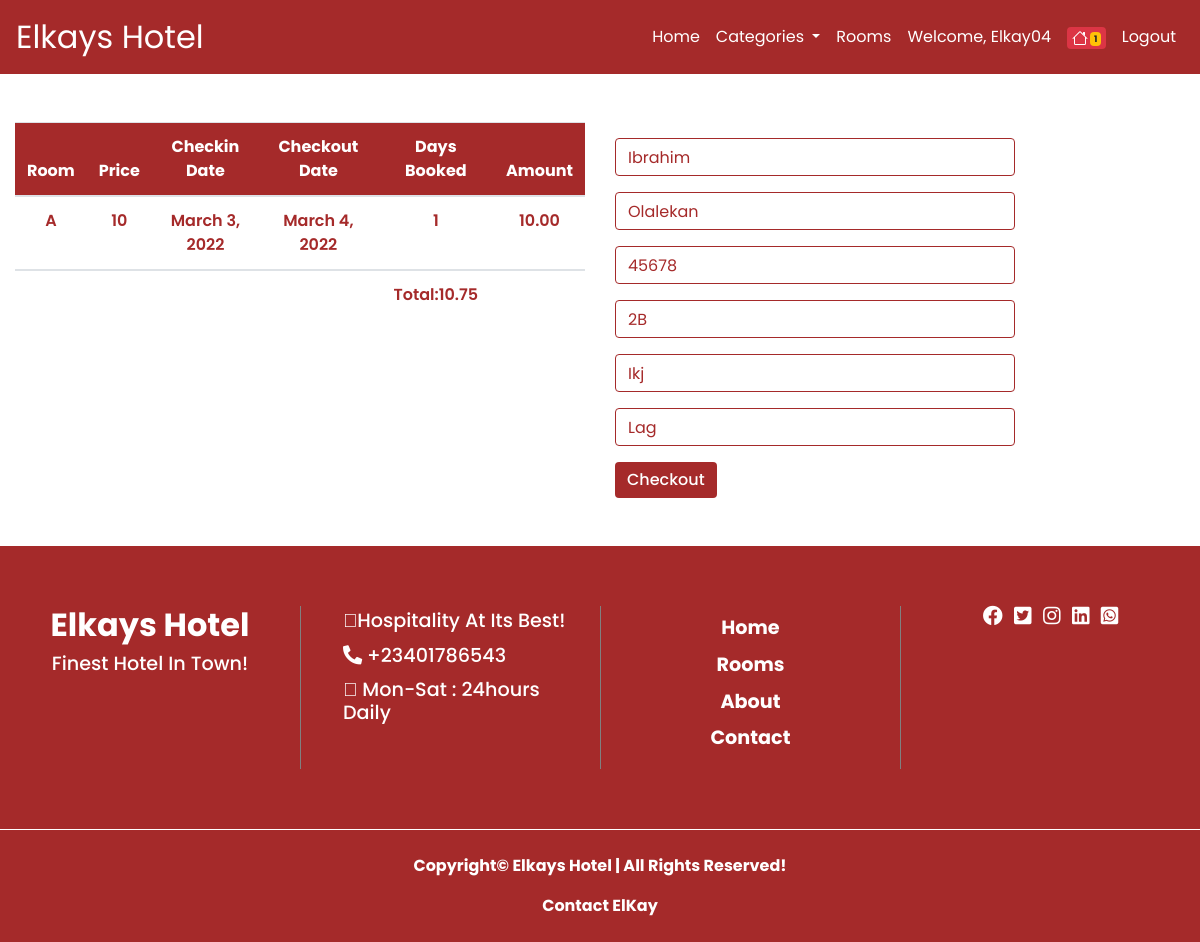
Screenshot of /checkout/ (signed in) with the database file from the repository.
### hotel/models.py (models this page shows, shortened)
class Booking(models.Model):
    user = models.ForeignKey(User, on_delete=models.CASCADE,null=True, blank=True)
    rooms = models.ForeignKey(Room, on_delete=models.CASCADE, null=True, blank=True)
    price = models.IntegerField()
    check_in = models.DateField()
    check_out = models.DateField()
    days=models.IntegerField(blank=True, null=True)
    paid_order = models.BooleanField(default=False)
    order_no = models.CharField(max_length=36)

class Room(models.Model):
    ROOM_CATEGORIES=(
        ('ECO', 'ECONOMY'),
        ('FAM', 'FAMILY'),
        ('BUS', 'BUSINESS'),
    )
    category = models.ForeignKey(Category, on_delete=models.CASCADE)
    name = models.CharField(max_length=50)
    number = models.IntegerField()
    image = models.ImageField(upload_to='products', default='pix.jpg')
    beds = models.IntegerField()
    capacity = models.IntegerField()
    price = models.IntegerField()
    description = models.TextField()
    available = models.BooleanField(default=True)
    eco = models.BooleanField(default=False)
    fam = models.BooleanField(default=False)
    biz = models.BooleanField(default=False)
    min_order = models.IntegerField(default=1)
    max_order = models.IntegerField(default=3)

class Client(models.Model):
    user = models.OneToOneField(User, on_delete=models.CASCADE, blank=True, null=True)
    first_name=models.CharField(max_length=50)
    last_name=models.CharField(max_length=50)
    phone=models.CharField(max_length=50, blank=True, null=True)
    address=models.CharField(max_length=100, blank=True, null=True)
    city=models.CharField(max_length=50, blank=True, null=True)
    state=models.CharField(max_length=50, blank=True, null=True)

### hotel/views.py (the view)
# urls.py: path('checkout/',views.checkout, name='checkout'),
@login_required(login_url='/loginform')
def checkout(request):
    booking_view=Booking.objects.filter(user__username=request.user.username, paid_order=False)
    done = Client.objects.get(user__username=request.user.username)
    subtotal=0
    vol=0
    total=0
    for item in booking_view:
        subtotal+=item.rooms.price * item.days
    vat=0.075 *subtotal
    total=subtotal + vat
    context={
        'booking_view':booking_view,
        'total':total,
        'booking_view_code':booking_view[0].order_no,
        'done':done
    }
    return render(request, 'checkout.html',context)

### hotel/context_processor.py (called while the page is built)
def booking_viewread(request):
    booking_view=Booking.objects.filter(user__username=request.user.username, paid_order=False)
    booking_viewreader=0
    for item in booking_view:
        booking_viewreader += item.days
    context={
        'booking_viewreader':booking_viewreader
    }
    return context

def dropdown(request):
    categories = Category.objects.all()
    context = {
        'categories':categories
    }
    return context

### hotel/templates/checkout.html (shortened to what this page needs)
{% extends "base.html" %}
{% load mathfilters %}
{% load humanize %}
{% block content %}
<div class="container-fluid mt-5 mb-5">
    <div class="row">
        <div class="col-12 col-sm-6 col-md-6 col-lg-6">
            <table class="table sctable">
                <thead>
                  <tr>
                    <th scope="col">Room</th>
                    <th scope="col">Price</th>
                    <th scope="col">Checkin date</th>
                    <th scope="col">Checkout date</th>
                    <th scope="col">Days Booked</th>
                    <th scope="col">Amount</th>
                  </tr>
                </thead>
                <tbody>
                      {% if booking_view %}
                        {% for item in booking_view  %}
                         <tr>
                          <td>{{item.rooms.name}}</td>
                             <td>{{item.rooms.price}}</td>
                             <td>{{item.check_in}}</td>
                             <td>{{item.check_out}}</td>
                             <td>{{item.days}}</td>
                             <td>{{item.price|mul:item.days|floatformat:2|intcomma}}</td>
                         </tr>
                        {% endfor %}
                      {% endif %}
                </tbody>
                <tbody>
                    <tr>
                        <td></td>
                        <td></td>
                        <td></td>
                        <td></td>
                        <td>Total:{{total|floatformat:2|intcomma}}</td>
                    </tr>
                </tbody>
              </table>
            </div>
            <div class="col-12 col-sm-6 col-md-6 col-lg-6 mt-3 sctable sctabl">
                <form style="width: 400px;" method="POST" action="{% url 'placeorder' %}">
                    <div class="form-group">
                      <input type="text" name="first_name" value="{{done.first_name}}" placeholder="First Name" class="form-control" id="exampleInputText1" required>
                    </div>
                    <div class="form-group">
                      <input type="text" name="last_name" value="{{done.last_name}}" placeholder="Last Name" class="form-control" id="exampleInputText1" required>
                    </div>
                    <div class="form-group">
                      <input type="text" name="phone" value="{{done.phone}}" placeholder="Phone Number" class="form-control" id="exampleInputText1" required>
                    </div>
                    <div class="form-group">
                      <input type="text" name="address" value="{{done.address}}" placeholder="Address" class="form-control" id="exampleInputText1" required>
                    </div>
                    <div class="form-group">
                      <input type="text" name="city" value="{{done.city}}" placeholder="City" class="form-control" id="exampleInputText1" required>
                    </div>
                    <div class="form-group">
                      <input type="text" name="state" value="{{done.state}}" placeholder="State" class="form-control" id="exampleInputText1" required>
                    </div>
                    <button type="submit" class="btn pay">Checkout</button>
                  </form>
            </div>
        </div>
    </div>
{% endblock content %}
{% block footer %}
{% include "footer.html" %}
{% endblock footer %}

### hotel/templates/base.html (shortened to what this page needs)
<!doctype html>
{% load static %}
<html lang="en">
  <head>
    <link rel="stylesheet" href="https://pro.fontawesome.com/releases/v5.10.0/css/all.css"/>
    <link rel="stylesheet" href="https://cdn.jsdelivr.net/npm/bootstrap@4.4.1/dist/css/bootstrap.min.css">
    <link rel="stylesheet" href="{% static 'css/hotel.css' %}">
  </head>
  <body>
    <nav class="navbar navbar-expand-lg navbar-light">
        <a class="navbar-brand" href="{% url 'index' %}">Elkays Hotel</a>
        <div class="collapse navbar-collapse" id="navbarSupportedContent">
          <ul class="navbar-nav ml-auto">
            <li class="nav-item active">
              <a class="nav-link" href="{% url 'index' %}">Home <span class="sr-only">(current)</span></a>
            </li>
            <li class="nav-item dropdown">
              <a class="nav-link dropdown-toggle" href="#" id="navbarDropdown" role="button" data-toggle="dropdown" aria-haspopup="true" aria-expanded="false">
                Categories
              </a>
            </li>
            <li class="nav-item">
                <a class="nav-link" href="{% url 'rooms' %}">Rooms</a>
            </li>
            {% if user.is_authenticated %}
                <li class="nav-item">
                  <a class="nav-link" href="{% url 'password' %}">
                    Welcome,
                  {% if user %}
                      {{request.user.username|title}}
                  {% endif %}
                  </a>
                </li>
                <li class="nav-item">
                    <a class="nav-link" href="{% url 'booking_view' %}">
                    <span class="badge badge-danger">
                        {% if booking_viewreader > 0  %}
                            <span class="badge badge-warning">{{booking_viewreader}}</span>
                        {% else %}
                            <span class="badge badge-warning">0</span>
                        {% endif %}
                    </span>
                    </a>
                </li>
                <li class="nav-item">
                    <a class="nav-link" href="{% url 'logoutfunc' %}">Logout</a>
                </li>
            {% endif %}
            </ul>
        </div>
      </nav>
      {% block content %}
      {% endblock content %}
      {% block footer %}
      {% endblock footer %}
  </body>
</html>

### hotel/static/css/hotel.css (style rules this page uses)
* { margin: 0; padding: 0; box-sizing: border-box; font-family: 'Poppins', sans-serif; text-transform: capitalize; text-decoration: none; }
html { scroll-behavior: smooth; }
.navbar { background: brown; }
.navbar .navbar-brand { color: white; font-size: 2em; }
#navbarSupportedContent a { color: white; font-size: 1em; }
.sctable thead { background: brown; color: white; font-weight: 700; text-align: center; }
.sctable tbody tr { color: brown; font-weight: 600; text-align: center; }
.sctable .pay { background: brown; color: white; font-weight: 500; outline: none; border: none; }
.sctabl input { border: 1px solid brown; outline: none; color: brown; }

### rows the page displays
Booking: rooms.name "A", rooms.price "10", check_in "March 3, 2022", check_out "March 4, 2022", days "1", price|mul "10.00"
Client: first_name "Ibrahim", last_name "olalekan", phone "45678", address "2B", city "ikj", state "lag"

### other values shown
{{ request.user.username|title }} "Elkay04"
{{ booking_viewreader }} "1"
{{ total|floatformat:2|intcomma }} "10.75"
